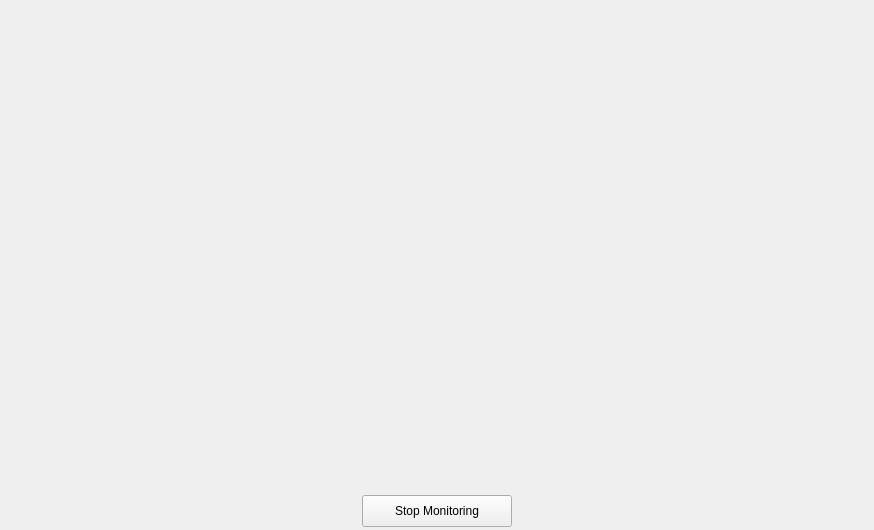
<?xml version="1.0" encoding="UTF-8"?>
<ui version="4.0">
 <class>MainWindow</class>
 <widget class="QMainWindow" name="MainWindow">
  <property name="geometry">
   <rect>
    <x>0</x>
    <y>0</y>
    <width>874</width>
    <height>530</height>
   </rect>
  </property>
  <property name="minimumSize">
   <size>
    <width>874</width>
    <height>530</height>
   </size>
  </property>
  <property name="windowTitle">
   <string>Weapon Detection</string>
  </property>
  <widget class="QWidget" name="centralwidget">
   <widget class="QLabel" name="label_detection">
    <property name="geometry">
     <rect>
      <x>10</x>
      <y>10</y>
      <width>854</width>
      <height>480</height>
     </rect>
    </property>
    <property name="text">
     <string/>
    </property>
   </widget>
   <widget class="QPushButton" name="stop_detection_button">
    <property name="geometry">
     <rect>
      <x>362</x>
      <y>495</y>
      <width>150</width>
      <height>32</height>
     </rect>
    </property>
    <property name="text">
     <string>Stop Monitoring</string>
    </property>
   </widget>
  </widget>
 </widget>
 <resources/>
 <connections/>
</ui>
